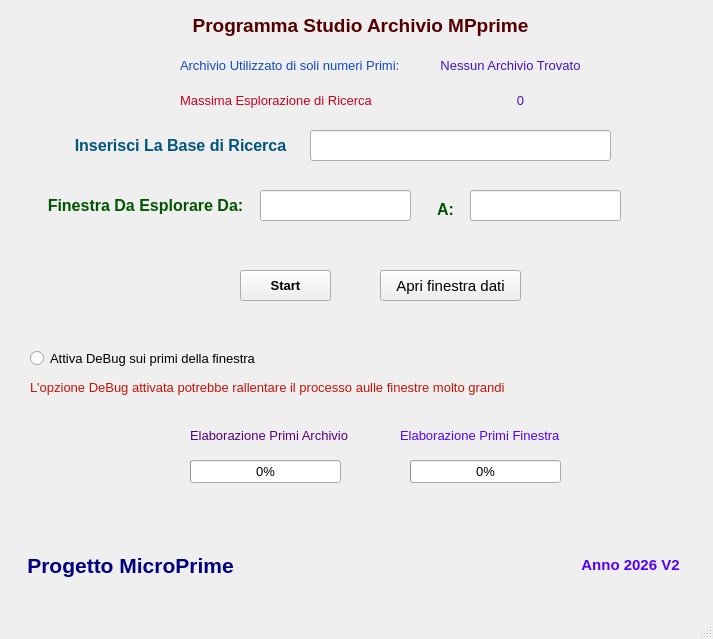
<?xml version="1.0" encoding="UTF-8"?>
<ui version="4.0">
 <class>MainWindow</class>
 <widget class="QMainWindow" name="MainWindow">
  <property name="geometry">
   <rect>
    <x>0</x>
    <y>0</y>
    <width>713</width>
    <height>639</height>
   </rect>
  </property>
  <property name="font">
   <font>
    <pointsize>10</pointsize>
   </font>
  </property>
  <property name="windowTitle">
   <string>MainWindow</string>
  </property>
  <widget class="QWidget" name="centralwidget">
   <widget class="QLabel" name="label">
    <property name="geometry">
     <rect>
      <x>10</x>
      <y>540</y>
      <width>241</width>
      <height>51</height>
     </rect>
    </property>
    <property name="font">
     <font>
      <pointsize>16</pointsize>
     </font>
    </property>
    <property name="text">
     <string>&lt;html&gt;&lt;head/&gt;&lt;body&gt;&lt;p align=&quot;center&quot;&gt;&lt;span style=&quot; font-size:16pt; font-weight:600; color:#00007f;&quot;&gt;Progetto MicroPrime&lt;/span&gt;&lt;/p&gt;&lt;/body&gt;&lt;/html&gt;</string>
    </property>
   </widget>
   <widget class="QLabel" name="label_2">
    <property name="geometry">
     <rect>
      <x>50</x>
      <y>130</y>
      <width>261</width>
      <height>31</height>
     </rect>
    </property>
    <property name="font">
     <font>
      <pointsize>12</pointsize>
     </font>
    </property>
    <property name="text">
     <string>&lt;html&gt;&lt;head/&gt;&lt;body&gt;&lt;p align=&quot;center&quot;&gt;&lt;span style=&quot; font-weight:600; color:#00557f;&quot;&gt;Inserisci La Base di Ricerca&lt;/span&gt;&lt;/p&gt;&lt;/body&gt;&lt;/html&gt;</string>
    </property>
   </widget>
   <widget class="QLineEdit" name="lineEdit">
    <property name="geometry">
     <rect>
      <x>310</x>
      <y>130</y>
      <width>301</width>
      <height>31</height>
     </rect>
    </property>
    <property name="font">
     <font>
      <pointsize>11</pointsize>
     </font>
    </property>
   </widget>
   <widget class="QLabel" name="label_3">
    <property name="geometry">
     <rect>
      <x>40</x>
      <y>190</y>
      <width>211</width>
      <height>31</height>
     </rect>
    </property>
    <property name="text">
     <string>&lt;html&gt;&lt;head/&gt;&lt;body&gt;&lt;p align=&quot;center&quot;&gt;&lt;span style=&quot; font-size:12pt; font-weight:600; color:#005500;&quot;&gt;Finestra Da Esplorare Da:&lt;/span&gt;&lt;/p&gt;&lt;/body&gt;&lt;/html&gt;</string>
    </property>
   </widget>
   <widget class="QLineEdit" name="lineEdit_2">
    <property name="geometry">
     <rect>
      <x>260</x>
      <y>190</y>
      <width>151</width>
      <height>31</height>
     </rect>
    </property>
   </widget>
   <widget class="QLabel" name="label_4">
    <property name="geometry">
     <rect>
      <x>180</x>
      <y>0</y>
      <width>361</width>
      <height>51</height>
     </rect>
    </property>
    <property name="text">
     <string>&lt;html&gt;&lt;head/&gt;&lt;body&gt;&lt;p align=&quot;center&quot;&gt;&lt;span style=&quot; font-size:14pt; font-weight:600; color:#550000;&quot;&gt;Programma Studio Archivio MPprime&lt;/span&gt;&lt;/p&gt;&lt;/body&gt;&lt;/html&gt;</string>
    </property>
   </widget>
   <widget class="QPushButton" name="pushButton">
    <property name="geometry">
     <rect>
      <x>240</x>
      <y>270</y>
      <width>91</width>
      <height>31</height>
     </rect>
    </property>
    <property name="font">
     <font>
      <weight>75</weight>
      <bold>true</bold>
     </font>
    </property>
    <property name="text">
     <string>Start</string>
    </property>
   </widget>
   <widget class="QLabel" name="label_5">
    <property name="geometry">
     <rect>
      <x>550</x>
      <y>550</y>
      <width>161</width>
      <height>31</height>
     </rect>
    </property>
    <property name="text">
     <string>&lt;html&gt;&lt;head/&gt;&lt;body&gt;&lt;p align=&quot;center&quot;&gt;&lt;span style=&quot; font-size:11pt; font-weight:600; color:#5500ff;&quot;&gt;Anno 2026 V2&lt;/span&gt;&lt;/p&gt;&lt;/body&gt;&lt;/html&gt;</string>
    </property>
   </widget>
   <widget class="QLineEdit" name="lineEdit_3">
    <property name="geometry">
     <rect>
      <x>470</x>
      <y>190</y>
      <width>151</width>
      <height>31</height>
     </rect>
    </property>
   </widget>
   <widget class="QLabel" name="label_6">
    <property name="geometry">
     <rect>
      <x>430</x>
      <y>200</y>
      <width>31</width>
      <height>16</height>
     </rect>
    </property>
    <property name="text">
     <string>&lt;html&gt;&lt;head/&gt;&lt;body&gt;&lt;p align=&quot;center&quot;&gt;&lt;span style=&quot; font-size:12pt; font-weight:600; color:#005500;&quot;&gt;A:&lt;/span&gt;&lt;/p&gt;&lt;/body&gt;&lt;/html&gt;</string>
    </property>
   </widget>
   <widget class="QPushButton" name="pushButton_2">
    <property name="geometry">
     <rect>
      <x>380</x>
      <y>270</y>
      <width>141</width>
      <height>31</height>
     </rect>
    </property>
    <property name="font">
     <font>
      <pointsize>11</pointsize>
     </font>
    </property>
    <property name="text">
     <string>Apri finestra dati</string>
    </property>
   </widget>
   <widget class="QLabel" name="label_7">
    <property name="geometry">
     <rect>
      <x>180</x>
      <y>50</y>
      <width>231</width>
      <height>31</height>
     </rect>
    </property>
    <property name="text">
     <string>&lt;html&gt;&lt;head/&gt;&lt;body&gt;&lt;p&gt;&lt;span style=&quot; color:#1248c8;&quot;&gt;Archivio Utilizzato di soli numeri Primi:&lt;/span&gt;&lt;/p&gt;&lt;/body&gt;&lt;/html&gt;</string>
    </property>
   </widget>
   <widget class="QLabel" name="label_8">
    <property name="geometry">
     <rect>
      <x>420</x>
      <y>50</y>
      <width>181</width>
      <height>31</height>
     </rect>
    </property>
    <property name="text">
     <string>&lt;html&gt;&lt;head/&gt;&lt;body&gt;&lt;p align=&quot;center&quot;&gt;&lt;span style=&quot; font-size:10pt; color:#4114c8;&quot;&gt;Nessun Archivio Trovato&lt;/span&gt;&lt;/p&gt;&lt;/body&gt;&lt;/html&gt;</string>
    </property>
   </widget>
   <widget class="QLabel" name="label_9">
    <property name="geometry">
     <rect>
      <x>180</x>
      <y>90</y>
      <width>201</width>
      <height>21</height>
     </rect>
    </property>
    <property name="text">
     <string>&lt;html&gt;&lt;head/&gt;&lt;body&gt;&lt;p&gt;&lt;span style=&quot; font-size:10pt; color:#c80321;&quot;&gt;Massima Esplorazione di Ricerca&lt;/span&gt;&lt;/p&gt;&lt;/body&gt;&lt;/html&gt;</string>
    </property>
   </widget>
   <widget class="QLabel" name="label_10">
    <property name="geometry">
     <rect>
      <x>380</x>
      <y>80</y>
      <width>281</width>
      <height>41</height>
     </rect>
    </property>
    <property name="text">
     <string>&lt;html&gt;&lt;head/&gt;&lt;body&gt;&lt;p align=&quot;center&quot;&gt;&lt;span style=&quot; color:#4114c8;&quot;&gt;0&lt;/span&gt;&lt;/p&gt;&lt;/body&gt;&lt;/html&gt;</string>
    </property>
   </widget>
   <widget class="QRadioButton" name="radioButton">
    <property name="geometry">
     <rect>
      <x>30</x>
      <y>350</y>
      <width>231</width>
      <height>17</height>
     </rect>
    </property>
    <property name="text">
     <string>Attiva DeBug sui primi della finestra</string>
    </property>
   </widget>
   <widget class="QLabel" name="label_11">
    <property name="geometry">
     <rect>
      <x>30</x>
      <y>380</y>
      <width>481</width>
      <height>16</height>
     </rect>
    </property>
    <property name="text">
     <string>&lt;html&gt;&lt;head/&gt;&lt;body&gt;&lt;p&gt;&lt;span style=&quot; color:#c81205;&quot;&gt;L'opzione DeBug attivata potrebbe rallentare il processo aulle finestre molto grandi&lt;/span&gt;&lt;/p&gt;&lt;/body&gt;&lt;/html&gt;</string>
    </property>
   </widget>
   <widget class="QProgressBar" name="progressBar">
    <property name="geometry">
     <rect>
      <x>190</x>
      <y>460</y>
      <width>151</width>
      <height>23</height>
     </rect>
    </property>
    <property name="value">
     <number>0</number>
    </property>
   </widget>
   <widget class="QProgressBar" name="progressBar_2">
    <property name="geometry">
     <rect>
      <x>410</x>
      <y>460</y>
      <width>151</width>
      <height>23</height>
     </rect>
    </property>
    <property name="value">
     <number>0</number>
    </property>
   </widget>
   <widget class="QLabel" name="label_12">
    <property name="geometry">
     <rect>
      <x>190</x>
      <y>425</y>
      <width>161</width>
      <height>21</height>
     </rect>
    </property>
    <property name="text">
     <string>&lt;html&gt;&lt;head/&gt;&lt;body&gt;&lt;p&gt;&lt;span style=&quot; color:#55007f;&quot;&gt;Elaborazione Primi Archivio&lt;/span&gt;&lt;/p&gt;&lt;/body&gt;&lt;/html&gt;</string>
    </property>
   </widget>
   <widget class="QLabel" name="label_13">
    <property name="geometry">
     <rect>
      <x>400</x>
      <y>425</y>
      <width>161</width>
      <height>21</height>
     </rect>
    </property>
    <property name="text">
     <string>&lt;html&gt;&lt;head/&gt;&lt;body&gt;&lt;p&gt;&lt;span style=&quot; color:#5500ff;&quot;&gt;Elaborazione Primi Finestra&lt;/span&gt;&lt;/p&gt;&lt;/body&gt;&lt;/html&gt;</string>
    </property>
   </widget>
  </widget>
  <widget class="QMenuBar" name="menubar">
   <property name="geometry">
    <rect>
     <x>0</x>
     <y>0</y>
     <width>713</width>
     <height>21</height>
    </rect>
   </property>
  </widget>
  <widget class="QStatusBar" name="statusbar"/>
 </widget>
 <resources/>
 <connections/>
</ui>
